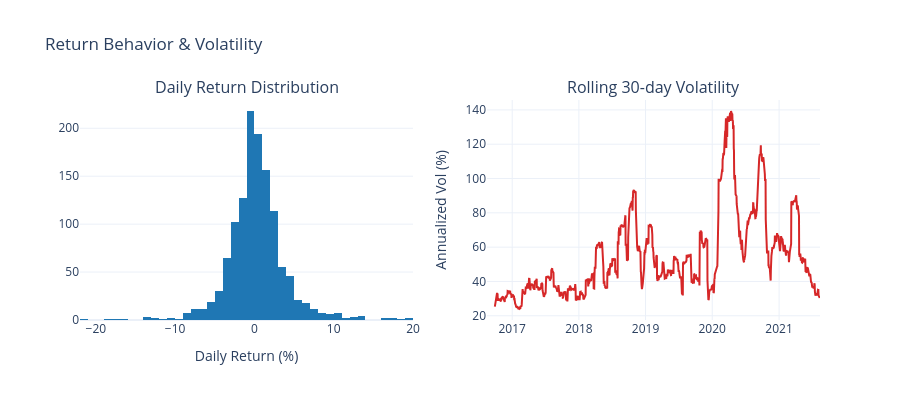

The code cell stored with this chart in its notebook:
### Code cell
# --- Daily Returns distribution & volatility ---
df['daily_return'] = df['close'].pct_change()

fig = make_subplots(rows=1, cols=2, subplot_titles=('Daily Return Distribution', 'Rolling 30-day Volatility'))
fig.add_trace(go.Histogram(x=df['daily_return'].dropna() * 100, nbinsx=80, marker_color='#1f77b4'), row=1, col=1)
roll_vol = df['daily_return'].rolling(30).std() * np.sqrt(252) * 100
fig.add_trace(go.Scatter(x=df['date'], y=roll_vol, line=dict(color='#d62728')), row=1, col=2)
fig.update_xaxes(title_text='Daily Return (%)', row=1, col=1)
fig.update_yaxes(title_text='Annualized Vol (%)', row=1, col=2)
fig.update_layout(height=400, template='plotly_white', showlegend=False,
                   title_text='Return Behavior & Volatility')
fig.show()

### Figure 1 — Plotly figure (JSON) as saved in the notebook; plotly's stock layout.template omitted (floating-point values rounded to 4 significant figures; data arrays with more than 128 entries replaced by an {"elided": "..."} marker saying what was removed)
{"data": [{"marker": {"color": "#1f77b4"}, "nbinsx": 80, "type": "histogram", "x": {"elided": "1257 float values"}, "xaxis": "x", "yaxis": "y"}, {"line": {"color": "#d62728"}, "type": "scatter", "x": {"elided": "1258 str values"}, "xaxis": "x2", "y": {"elided": "1258 float values"}, "yaxis": "y2"}], "layout": {"annotations": [{"font": {"size": 16}, "showarrow": false, "text": "Daily Return Distribution", "x": 0.225, "xanchor": "center", "xref": "paper", "y": 1, "yanchor": "bottom", "yref": "paper"}, {"font": {"size": 16}, "showarrow": false, "text": "Rolling 30-day Volatility", "x": 0.775, "xanchor": "center", "xref": "paper", "y": 1, "yanchor": "bottom", "yref": "paper"}], "height": 400, "showlegend": false, "title": {"text": "Return Behavior & Volatility"}, "xaxis": {"anchor": "y", "domain": [0, 0.45], "title": {"text": "Daily Return (%)"}}, "xaxis2": {"anchor": "y2", "domain": [0.55, 1]}, "yaxis": {"anchor": "x", "domain": [0, 1]}, "yaxis2": {"anchor": "x2", "domain": [0, 1], "title": {"text": "Annualized Vol (%)"}}}}
